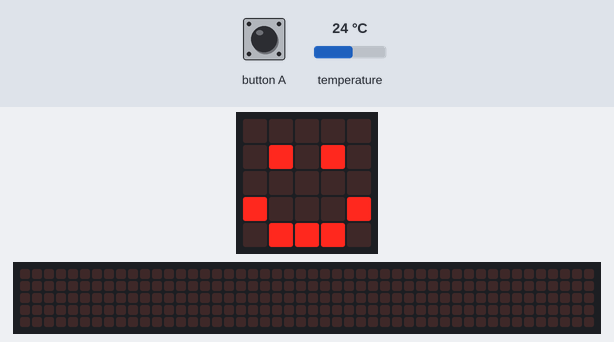
This program was run on a simulated BBC micro:bit (MakeCode). Parts: the board's 5×5 LED display, a strip that is not on the board, showing the scrolling text unrolled. Inputs (shaded band) come from the test bench; at power-on: temperature 24 °C. The 48×5 strip is a reading aid, not a part: it shows the text the display is scrolling, unrolled, one strip-width of it at a time.

Above: at 2.8 s.
2.9 s: button A pressed for 0.15 s
At 6.8 s:
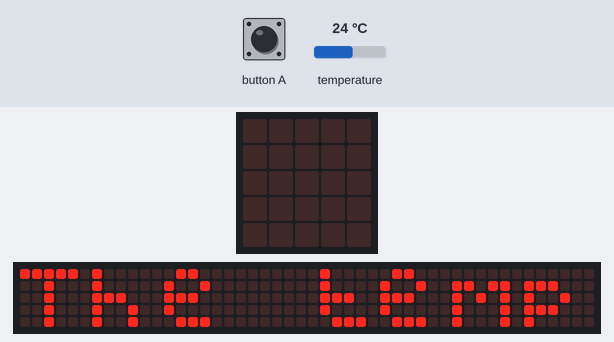
At 24.8 s:
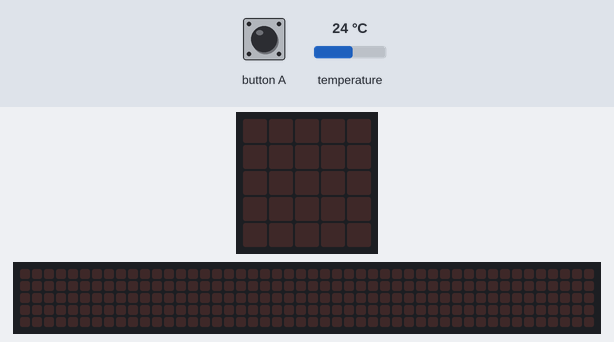

Measured:
- after the input at 2.9 s, the display: first changes after 0.15 s (image 1 shows a later state)
- what the display in image 1 shows lasts 0.8 s, from 6.2 s to 7.0 s

The program:

main.ts
```typescript
// (licence header left out)
basic.clearScreen()
basic.pause(1000)
basic.showIcon(IconNames.Happy)

// variable
let temperature: number

input.onButtonPressed(Button.A, function () {
  temperature = input.temperature()
  basic.showString('The temperature is' + temperature.toString() + 'C.')
})
```
